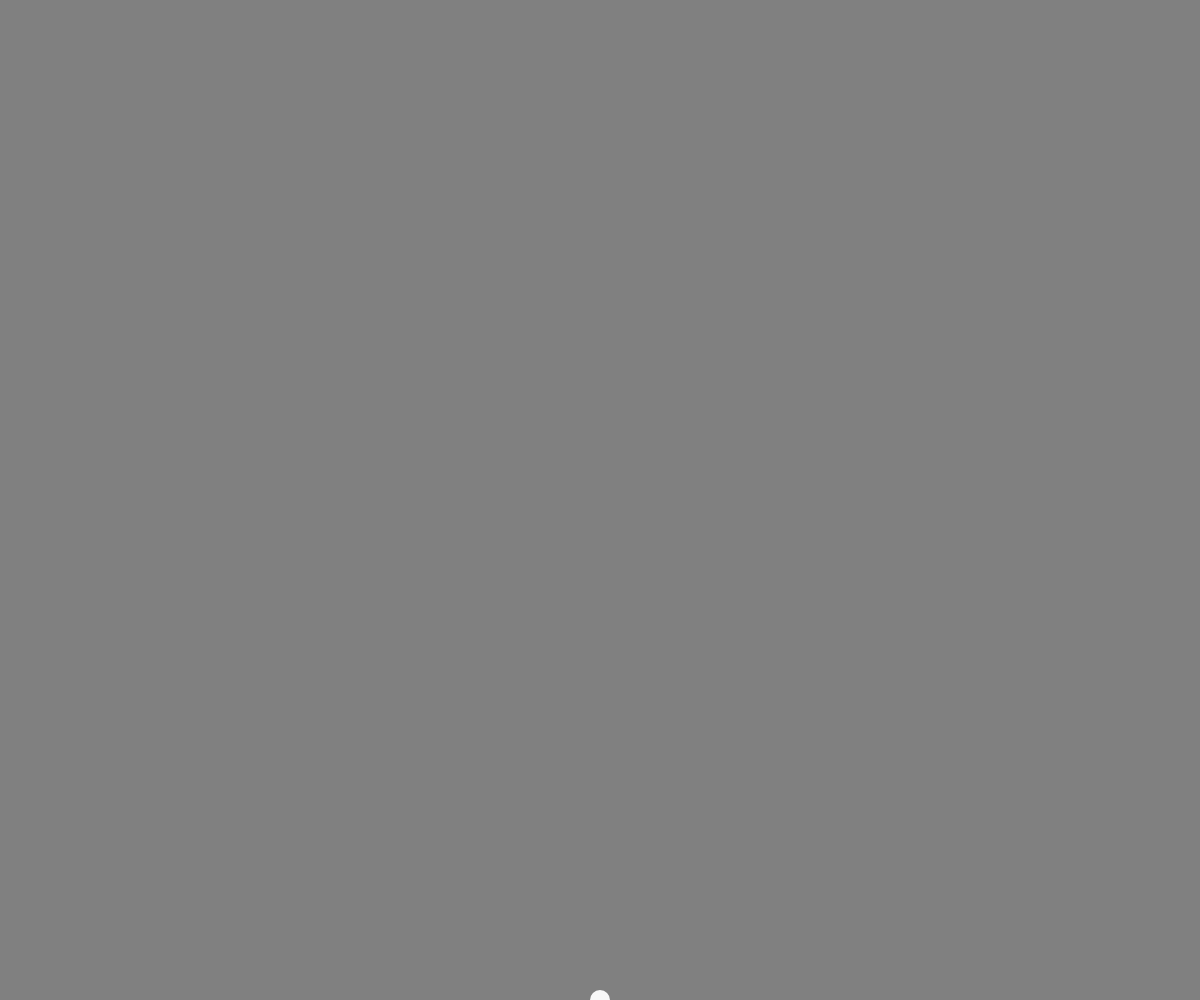
Frame 1 (no input)
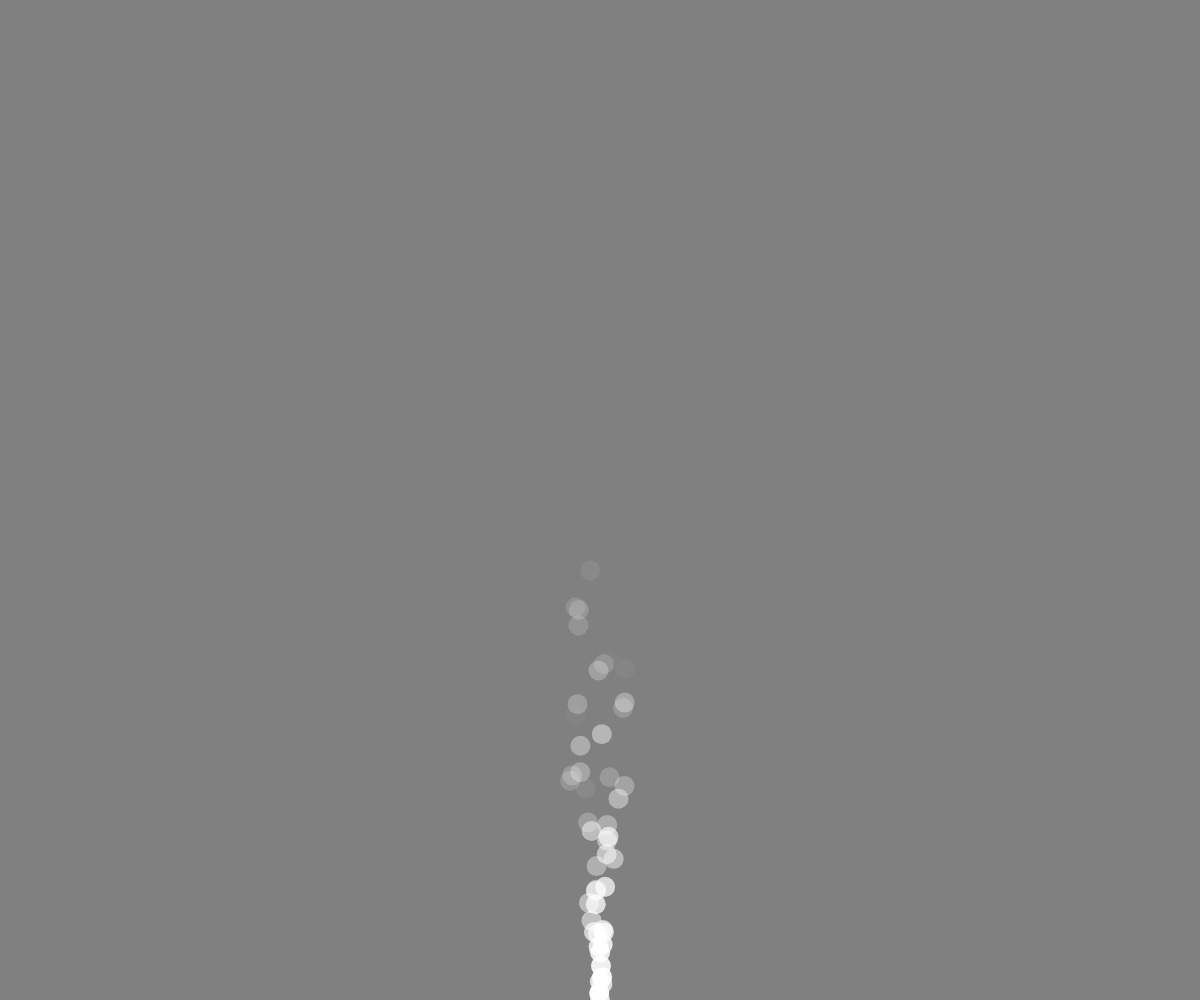
Frame 60 (no input)
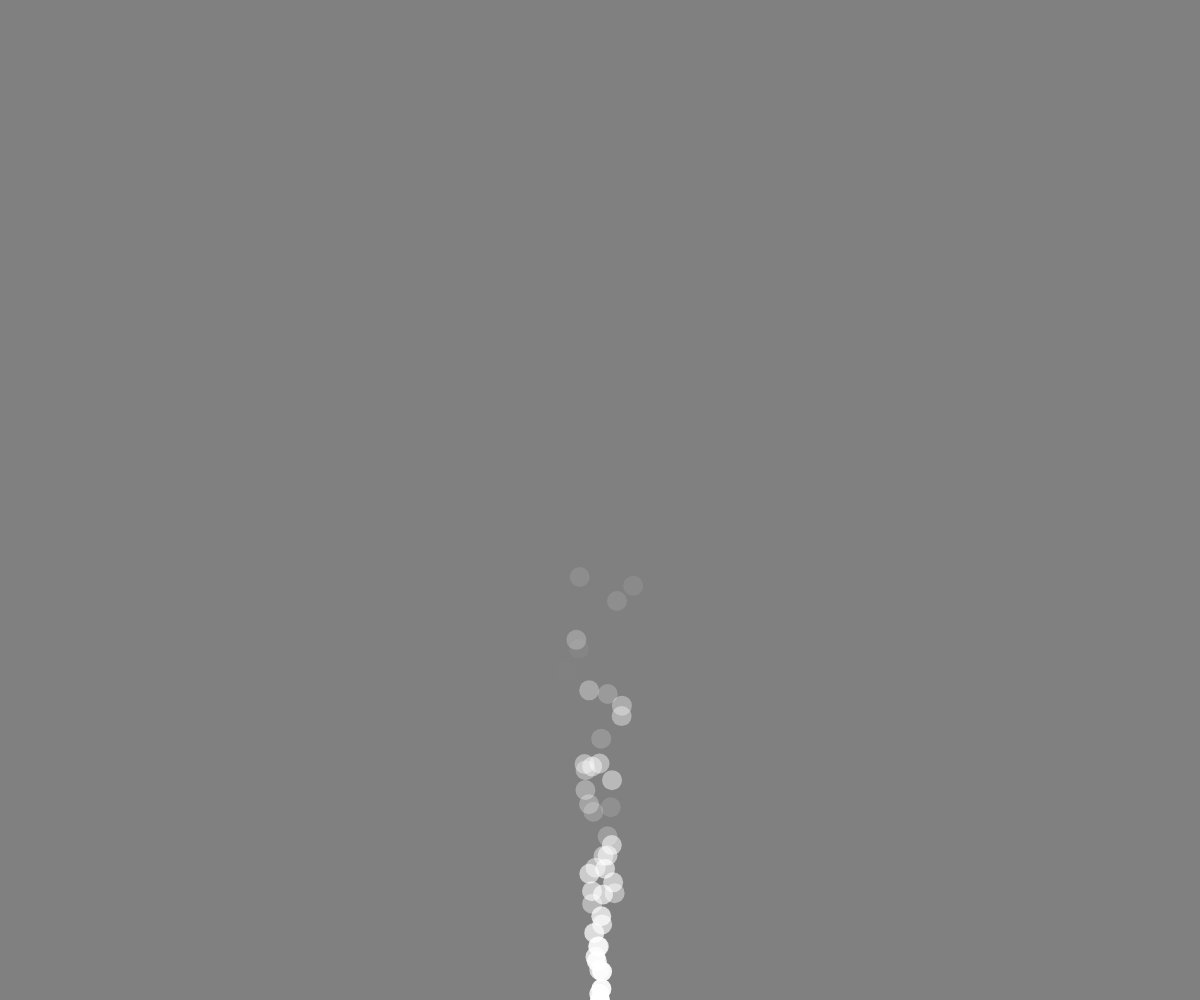
Frame 120 (the mouse pressed at the canvas centre since frame 60)

The p5.js sketch that drew these frames (run headless with seeded random() and noise() and a simulated clock; from frame 60 on, the mouse is pressed at the canvas centre):

// p5.js sketch
// ── sketch.js
let cars = [] ;

function setup() {
  createCanvas(windowWidth, windowHeight);

  // for (let i = 0; i <20 ; i++){
  //   cars.push(new Car()) ;
  // }
  noStroke() ;
}

function draw() {
  background("grey");
  cars.push(new Car());

  for (let i = 0; i < cars.length; i++){
  cars[i].display() ;
  cars[i].move();
  if (cars[i].a <= 0) {
    cars.splice(i, 1)
  }
  }
}


class Car {

  // constructor
  constructor() {
    this.pos = createVector(width/2, height) ;  // initialize your attributes here
    this.vel = createVector(random(-.8, .8), random(-10, -5)) ;
    this.r = (255);
    this.g = (255);
    this.b = (255);
    this.a = random(200, 255);


    
  }

  // methods

  display() {
    fill(this.r, this.g, this.g, this.a);
    ellipse(this.pos.x, this.pos.y, 20);
  }

 move(){
  this.pos.add(this.vel) ;
  this.a = this.a -5 ;
  // if (this.pos.x > width) this.pos.x = 0;
  // if (this.pos.x < 0) this.pos.y = width;
  // if (this.pos.y > height) this.pos.y = 0;
  // if (this.pos.y < 0) this.pos.y = height;
 }
  
}
